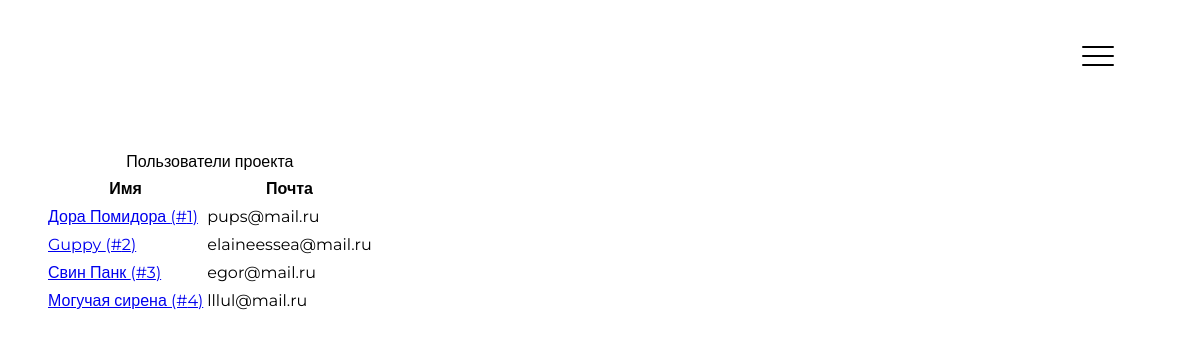
The app's page /users/, older data.
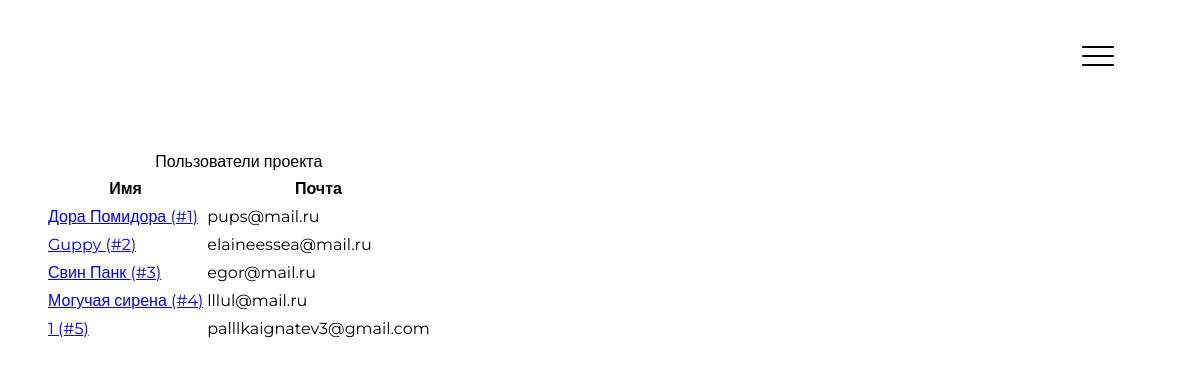
The same page, newer data.
### data/model_users.py (models this page shows, shortened)
class User(SqlAlchemyBase, UserMixin, SerializerMixin):
    __tablename__ = 'users'
    id = sqlalchemy.Column(sqlalchemy.Integer,
                           primary_key=True, autoincrement=True)
    name = sqlalchemy.Column(sqlalchemy.String)
    email = sqlalchemy.Column(sqlalchemy.String)
    type = sqlalchemy.Column(sqlalchemy.Integer)
    last_time_in = sqlalchemy.Column(sqlalchemy.String,
                                     default=time.ctime)
    hashed_password = sqlalchemy.Column(sqlalchemy.String)
    help_count = sqlalchemy.Column(sqlalchemy.Integer)
    events = sqlalchemy.orm.relation("Event", backref="user")
    comments = sqlalchemy.orm.relation("Comment", backref="user")
    photo = sqlalchemy.orm.relation("File", uselist=False)

### blueprints/users.py (the view)
@blueprint.route('/users/', methods=['GET', 'POST'])
def users():
    session = db_session.create_session()
    users = session.query(User).all()
    return render_template('users.html', users=users)

### data/db_session.py (called while the page is built)
def create_session() -> Session:
    global __factory
    return __factory()

### templates/users.html
{% extends 'base.html' %}
{% block content %}
    <div class="container">
    <table class="average-table">
        <caption>Пользователи проекта</caption>
        <thead>
            <th>Имя</th>
            <th>Почта</th>
        </thead>
        <tbody>
            {% for user in users %}
                <tr>
                    <td><a href="/user/{{ user.id }}">{{ user.name }} (#{{ user.id }})</a></td>
                    <td>{{ user.email }}</td>
                </tr>
            {% endfor %}
        </tbody>
    </table>
</div>
{% endblock %}

Row changes from the older to the newer data that the page shows:
added User: name "1", id "5", email "palllkaignatev3@gmail.com"
